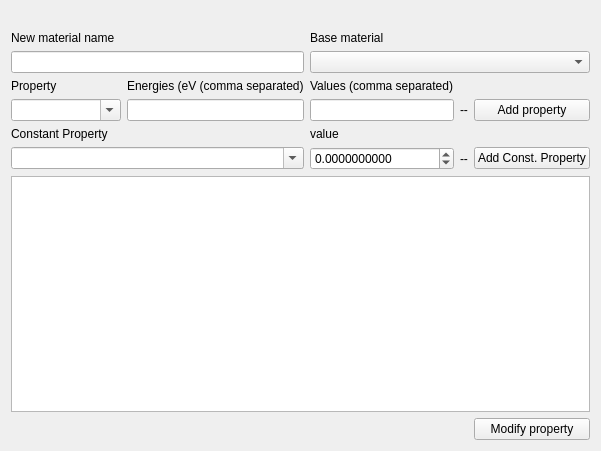
<?xml version="1.0" encoding="UTF-8"?>
<ui version="4.0">
 <class>SimpleMaterialPropertyBuilder</class>
 <widget class="QWidget" name="SimpleMaterialPropertyBuilder">
  <property name="geometry">
   <rect>
    <x>0</x>
    <y>0</y>
    <width>469</width>
    <height>451</height>
   </rect>
  </property>
  <property name="windowTitle">
   <string>Form</string>
  </property>
  <property name="styleSheet">
   <string notr="true">font: 8pt &quot;Ubuntu Condensed&quot;;</string>
  </property>
  <layout class="QGridLayout" name="gridLayout">
   <item row="7" column="1">
    <widget class="QLabel" name="label">
     <property name="text">
      <string/>
     </property>
    </widget>
   </item>
   <item row="13" column="1">
    <widget class="QLabel" name="label_4">
     <property name="text">
      <string>Constant Property</string>
     </property>
    </widget>
   </item>
   <item row="9" column="4" colspan="3">
    <widget class="QComboBox" name="g4_materials"/>
   </item>
   <item row="14" column="5">
    <widget class="QLabel" name="const_prop_unit">
     <property name="text">
      <string>--</string>
     </property>
    </widget>
   </item>
   <item row="12" column="3">
    <widget class="QLineEdit" name="g4_prop_energies"/>
   </item>
   <item row="12" column="4">
    <widget class="QLineEdit" name="g4_prop_value"/>
   </item>
   <item row="10" column="1" colspan="2">
    <widget class="QLabel" name="label_2">
     <property name="text">
      <string>Property</string>
     </property>
    </widget>
   </item>
   <item row="15" column="1" colspan="6">
    <widget class="QPlainTextEdit" name="commands"/>
   </item>
   <item row="13" column="4">
    <widget class="QLabel" name="label_5">
     <property name="text">
      <string>value</string>
     </property>
    </widget>
   </item>
   <item row="12" column="5">
    <widget class="QLabel" name="prop_unit">
     <property name="text">
      <string>--</string>
     </property>
    </widget>
   </item>
   <item row="12" column="6">
    <widget class="QPushButton" name="addProperty">
     <property name="text">
      <string>Add property</string>
     </property>
    </widget>
   </item>
   <item row="8" column="1">
    <widget class="QLabel" name="new_material_label">
     <property name="text">
      <string>New material name</string>
     </property>
    </widget>
   </item>
   <item row="14" column="6">
    <widget class="QPushButton" name="add_const_property">
     <property name="text">
      <string>Add Const. Property</string>
     </property>
    </widget>
   </item>
   <item row="16" column="6">
    <widget class="QPushButton" name="done">
     <property name="text">
      <string>Modify property</string>
     </property>
    </widget>
   </item>
   <item row="10" column="3">
    <widget class="QLabel" name="label_6">
     <property name="text">
      <string>Energies (eV (comma separated)</string>
     </property>
    </widget>
   </item>
   <item row="14" column="4">
    <widget class="QDoubleSpinBox" name="g4_const_prop_value">
     <property name="decimals">
      <number>10</number>
     </property>
     <property name="minimum">
      <double>-9999999.000000000000000</double>
     </property>
     <property name="maximum">
      <double>9999999.000000000000000</double>
     </property>
    </widget>
   </item>
   <item row="9" column="1" colspan="3">
    <widget class="QLineEdit" name="mat_name"/>
   </item>
   <item row="10" column="4">
    <widget class="QLabel" name="label_3">
     <property name="text">
      <string>Values (comma separated)</string>
     </property>
    </widget>
   </item>
   <item row="8" column="4">
    <widget class="QLabel" name="label_8">
     <property name="text">
      <string>Base material</string>
     </property>
    </widget>
   </item>
   <item row="12" column="1" colspan="2">
    <widget class="QComboBox" name="g4_property">
     <property name="editable">
      <bool>true</bool>
     </property>
    </widget>
   </item>
   <item row="14" column="1" colspan="3">
    <widget class="QComboBox" name="g4_const_property">
     <property name="editable">
      <bool>true</bool>
     </property>
    </widget>
   </item>
  </layout>
 </widget>
 <resources/>
 <connections/>
</ui>
